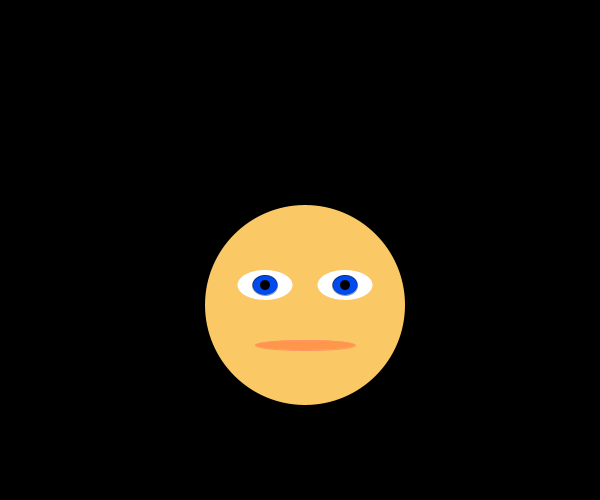
Frame 1 (no input)
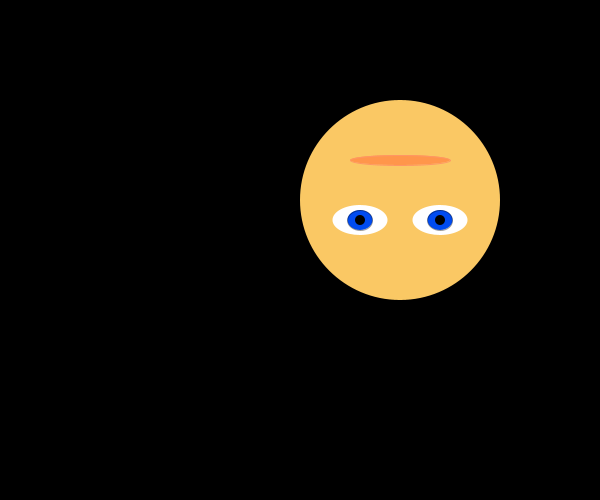
Frame 60 (the mouse pressed at the canvas centre just before this capture)
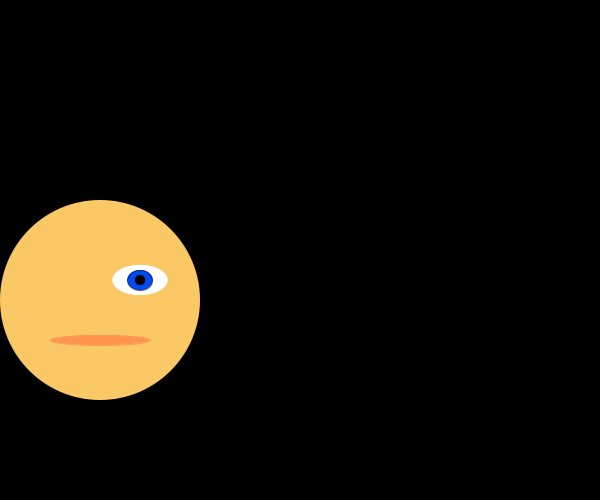
Frame 120 (the mouse held since frame 60 and released just before this capture)

The Processing sketch that drew these frames (run headless with seeded random() and noise(); from frame 60 on, the mouse is pressed at the canvas centre):

// Processing sketch: processing_90049
// ── processing_90049.pde

int diameter = 50;
int xPosone = 260;
int yPosone = 280;

int xPostwo = 300;
int yPostwo = 300;

int xPosthree = 340;
int yPosthree = 280;

int xPosfour = 340;
int yPosfour = 280;

int xPosfive = 260;
int yPosfive = 280;

int xPossix = 260;
int yPossix = 280;

int xPosseven = 340;
int yPosseven = 280;

int xPoseight = 300;
int yPoseight = 340;

int horizdirection1 =5;
int vertdirection1 =5;
int horizdirection2 =5;
int vertdirection2 =5;
int horizdirection3 =5;
int vertdirection3 =5;
int horizdirection4 =5;
int vertdirection4 =5;
int horizdirection5 =5;
int vertdirection5 =5;
int horizdirection6 =5;
int vertdirection6 =5;
int horizdirection7 =5;
int vertdirection7 =5;
int horizdirection8 =5;
int vertdirection8 =5;
/*int x =10;
int y = 10;
float h = random(1,14);
float v = random(1,14);

//float redVal;
//float greenVal, blueVal;*/
void setup() {
  size(600, 500);
  stroke(255);
  smooth();
  
}

void draw() {
   background(0);
   //redVal=random(128, 255);
   //greenVal=random(mouseX,width);
  
     
   //head
   xPostwo+=horizdirection2;
   if(xPostwo>=500){
     horizdirection2= horizdirection2*-1;
   }
   if(xPostwo<=100){
     horizdirection2 = horizdirection2*-1;
     
   }
   yPostwo+=vertdirection2;
    if(yPostwo>=400){
     vertdirection2= vertdirection2*-1;
   }
   if(yPostwo<=100){
     vertdirection2 = vertdirection2*-1;
     
   }//end head
   
   //left eye?
   xPosone+=horizdirection1;
   if(xPosone>=500){
     horizdirection1= horizdirection1*-1;
   }
   if(xPosone<=100){
     horizdirection1 = horizdirection1*-1;
     
   }
   yPosone+=vertdirection1;
    if(yPosone>=400){
     vertdirection1= vertdirection1*-1;
   }
   if(yPosone<=100){
     vertdirection1 = vertdirection1*-1;
     
   }//end left eye
   //right eye
   xPosthree+=horizdirection3;
   if(xPosthree>=500){
     horizdirection3= horizdirection3*-1;
   }
   if(xPosthree<=100){
     horizdirection3 = horizdirection3*-1;
     
   }
   yPosthree+=vertdirection3;
    if(yPosthree>=400){
     vertdirection3= vertdirection3*-1;
   }
   if(yPosthree<=100){
     vertdirection3 = vertdirection3*-1;
     
   }//end right eye
   //
   xPosfour+=horizdirection4;
   if(xPosfour>=500){
     horizdirection4= horizdirection4*-1;
   }
   if(xPosfour<=100){
     horizdirection4 = horizdirection4*-1;
     
   }
   yPosfour+=vertdirection4;
    if(yPosfour>=400){
     vertdirection4= vertdirection4*-1;
   }
   if(yPosfour<=100){
     vertdirection4 = vertdirection4*-1;
     
   }// end
   //
   xPosfive+=horizdirection5;
   if(xPosfive>=500){
     horizdirection5= horizdirection5*-1;
   }
   if(xPosfive<=100){
     horizdirection5 = horizdirection5*-1;
     
   }
   yPosfive+=vertdirection5;
    if(yPosfive>=400){
     vertdirection5= vertdirection5*-1;
   }
   if(yPosfive<=100){
     vertdirection5 = vertdirection5*-1;
     
   }//end
   //
   xPossix+=horizdirection6;
   if(xPossix>=500){
     horizdirection6= horizdirection6*-1;
   }
   if(xPossix<=100){
     horizdirection6 = horizdirection6*-1;
     
   }
   yPossix+=vertdirection6;
    if(yPossix>=400){
     vertdirection6= vertdirection6*-1;
   }
   if(yPossix<=100){
     vertdirection6 = vertdirection6*-1;
     
   }//end
   //
   xPosseven+=horizdirection7;
   if(xPosseven>=500){
     horizdirection7= horizdirection7*-1;
   }
   if(xPosseven<=100){
     horizdirection7 = horizdirection7*-1;
     
   }
   yPosseven+=vertdirection7;
    if(yPosseven>=400){
     vertdirection7= vertdirection7*-1;
   }
   if(yPosseven<=100){
     vertdirection7 = vertdirection7*-1;
     
   }//end
   //
   xPoseight+=horizdirection8;
   if(xPoseight>=500){
     horizdirection8 = horizdirection8*-1;
   }
   if(xPoseight<=100){
     horizdirection8 = horizdirection8*-1;
     
   }
   yPoseight+=vertdirection8;
    if(yPoseight>=400){
     vertdirection8 = vertdirection8*-1;
   }
   if(yPoseight<=100){
     vertdirection8 = vertdirection8*-1;
     
   }

  noStroke();
  
  //diameter=mouseX*2;
  //start face one
  if (keyPressed) {
    if (key == 'c' || key == 'C') {
      fill(255);
    }
  } else {
    fill(250, 200, 100);
  }
ellipse(xPostwo, yPostwo, 200, 200);

fill(255);
noStroke();
ellipse(xPosone, yPosone, 55, 30);

fill(255);
noStroke();
ellipse(xPosthree, yPosthree, 55, 30);

fill(0, 75, 240);
stroke(0, 100);
ellipse(xPosfour, yPosfour, 25, 20);

fill(0, 75, 240);
stroke(0, 100);
ellipse(xPosfive, yPosfive, 25, 20);

fill(0);
noStroke();
ellipse(xPossix,yPossix,10, 10);

fill(0); 
noStroke();
ellipse(xPosseven, yPosseven, 10, 10);

fill(255, 150, 75); //mouth
stroke(255, 150, 100);
ellipse(xPoseight, yPoseight, 100, 10);
//end face one

  
  /*fill(255,255,0,40);//yellow
  ellipse(xPostwo,yPostwo , diameter, diameter);
  
  fill(255,40);//white
  
  ellipse(xPosthree,yPosthree , diameter, diameter);
  
  fill(255,0,255,40);//purple
  ellipse(xPosfour,yPosfour , diameter, diameter);
  
  fill(0,0,255,40);//blue
  ellipse(xPosfive,yPosfive , diameter, diameter);
  
  fill(255,0,0,40);//red
  ellipse(xPossix,yPossix , diameter, diameter);
  
  fill(0,40);//black
  ellipse(xPosseven,yPosseven , diameter, diameter);
  //test add balls */
  /*if(0 <= 10){
    fill(random(0,255),random(0,255),random(0,255));
    ellipse(x,y, 50, 50);
    
     x+=h;
   if(x>=width){
     h= h*-1;
   }
   if(x<=0){
     h = h*-1;
     
   }
   y+=v;
    if(y>=height){
     v= v*-1;
   }
   if(y<=0){
     v = v*-1;
     
   }
  }*/
}
